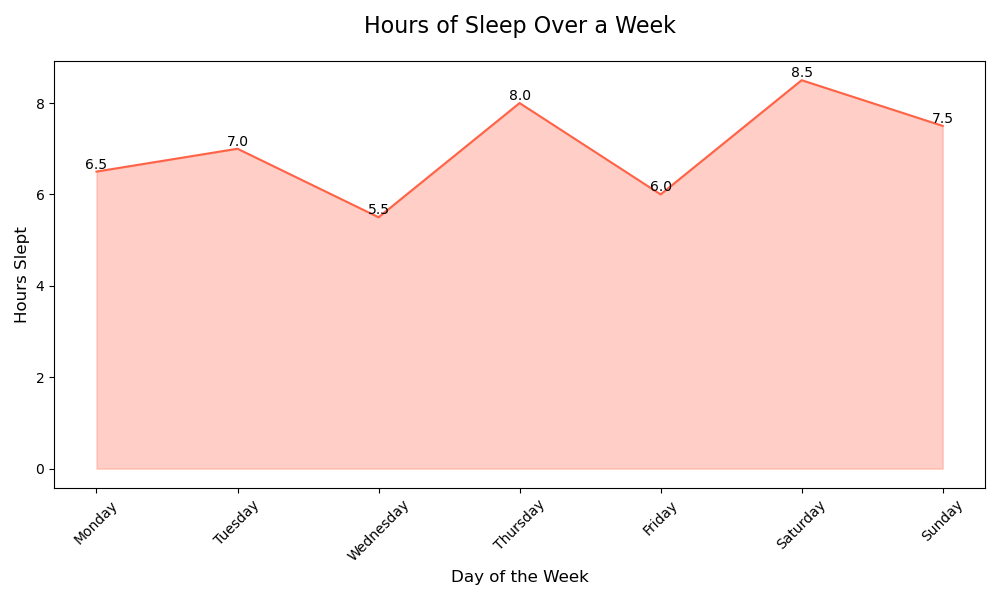

The script that drew this image:

import pandas as pd
import seaborn as sns
import matplotlib.pyplot as plt

# Data
data = {
    'Day': ['Monday', 'Tuesday', 'Wednesday', 'Thursday', 'Friday', 'Saturday', 'Sunday'],
    'Activity': ['Study', 'Exercise', 'Work', 'Relax', 'Socialize', 'Recreation', 'Rest'],
    'Hours_Slept': [6.5, 7, 5.5, 8, 6, 8.5, 7.5]
}

df = pd.DataFrame(data)

# Define the color palette as an array of hex color codes
colors = ["#ff6347"]

# Plotting the area chart
plt.figure(figsize=(10, 6))  # Changed the width and height of the chart
ax = sns.lineplot(x='Day', y='Hours_Slept', data=df, color=colors[0])
ax.fill_between(df['Day'], df['Hours_Slept'], color=colors[0], alpha=0.3)

# Annotations
for i, point in df.iterrows():
    ax.text(point['Day'], point['Hours_Slept'], str(point['Hours_Slept']), 
            ha='center', va='bottom')

# Customizing with a title and labels
ax.set_title('Hours of Sleep Over a Week', fontsize=16, pad=20)
ax.set_xlabel('Day of the Week', fontsize=12)
ax.set_ylabel('Hours Slept', fontsize=12)

plt.xticks(rotation=45)
plt.tight_layout()
plt.show()
